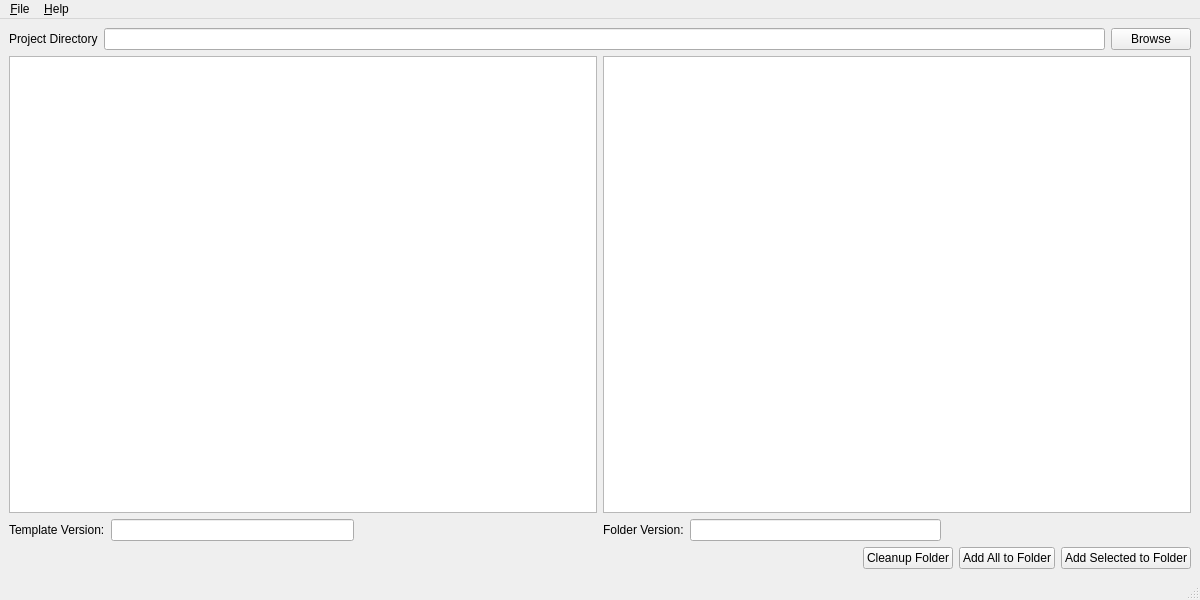
<?xml version="1.0" encoding="UTF-8"?>
<ui version="4.0">
 <class>MainWindow</class>
 <widget class="QMainWindow" name="MainWindow">
  <property name="geometry">
   <rect>
    <x>0</x>
    <y>0</y>
    <width>1200</width>
    <height>600</height>
   </rect>
  </property>
  <property name="windowTitle">
   <string>projectdiffview</string>
  </property>
  <property name="documentMode">
   <bool>true</bool>
  </property>
  <widget class="QWidget" name="centralwidget">
   <layout class="QVBoxLayout" name="verticalLayout_3">
    <item>
     <layout class="QHBoxLayout" name="horizontalLayout">
      <item>
       <widget class="QLabel" name="label">
        <property name="text">
         <string>Project Directory</string>
        </property>
       </widget>
      </item>
      <item>
       <widget class="QLineEdit" name="directory_path"/>
      </item>
      <item>
       <widget class="QPushButton" name="browse">
        <property name="text">
         <string>Browse</string>
        </property>
       </widget>
      </item>
     </layout>
    </item>
    <item>
     <layout class="QHBoxLayout" name="horizontalLayout_5">
      <item>
       <layout class="QVBoxLayout" name="verticalLayout">
        <item>
         <widget class="QTreeView" name="template_tree">
          <property name="editTriggers">
           <set>QAbstractItemView::NoEditTriggers</set>
          </property>
          <property name="uniformRowHeights">
           <bool>true</bool>
          </property>
          <property name="sortingEnabled">
           <bool>true</bool>
          </property>
          <attribute name="headerDefaultSectionSize">
           <number>150</number>
          </attribute>
          <attribute name="headerMinimumSectionSize">
           <number>20</number>
          </attribute>
          <attribute name="headerStretchLastSection">
           <bool>false</bool>
          </attribute>
         </widget>
        </item>
        <item>
         <layout class="QHBoxLayout" name="horizontalLayout_3">
          <item>
           <widget class="QLabel" name="label_2">
            <property name="text">
             <string>Template Version:</string>
            </property>
           </widget>
          </item>
          <item>
           <widget class="QLineEdit" name="template_version">
            <property name="readOnly">
             <bool>true</bool>
            </property>
           </widget>
          </item>
          <item>
           <spacer name="horizontalSpacer_2">
            <property name="orientation">
             <enum>Qt::Horizontal</enum>
            </property>
            <property name="sizeHint" stdset="0">
             <size>
              <width>40</width>
              <height>20</height>
             </size>
            </property>
           </spacer>
          </item>
         </layout>
        </item>
       </layout>
      </item>
      <item>
       <layout class="QVBoxLayout" name="verticalLayout_2">
        <item>
         <widget class="QTreeView" name="working_tree">
          <property name="editTriggers">
           <set>QAbstractItemView::NoEditTriggers</set>
          </property>
          <property name="uniformRowHeights">
           <bool>true</bool>
          </property>
          <property name="sortingEnabled">
           <bool>true</bool>
          </property>
          <attribute name="headerDefaultSectionSize">
           <number>150</number>
          </attribute>
          <attribute name="headerMinimumSectionSize">
           <number>20</number>
          </attribute>
          <attribute name="headerStretchLastSection">
           <bool>false</bool>
          </attribute>
         </widget>
        </item>
        <item>
         <layout class="QHBoxLayout" name="horizontalLayout_2">
          <item>
           <widget class="QLabel" name="label_3">
            <property name="text">
             <string>Folder Version:</string>
            </property>
           </widget>
          </item>
          <item>
           <widget class="QLineEdit" name="directory_version">
            <property name="readOnly">
             <bool>true</bool>
            </property>
           </widget>
          </item>
          <item>
           <spacer name="horizontalSpacer_3">
            <property name="orientation">
             <enum>Qt::Horizontal</enum>
            </property>
            <property name="sizeHint" stdset="0">
             <size>
              <width>40</width>
              <height>20</height>
             </size>
            </property>
           </spacer>
          </item>
         </layout>
        </item>
       </layout>
      </item>
     </layout>
    </item>
    <item>
     <layout class="QHBoxLayout" name="horizontalLayout_4">
      <item>
       <spacer name="horizontalSpacer">
        <property name="orientation">
         <enum>Qt::Horizontal</enum>
        </property>
        <property name="sizeHint" stdset="0">
         <size>
          <width>40</width>
          <height>20</height>
         </size>
        </property>
       </spacer>
      </item>
      <item>
       <widget class="QPushButton" name="cleanup_working">
        <property name="text">
         <string>Cleanup Folder</string>
        </property>
        <property name="flat">
         <bool>false</bool>
        </property>
       </widget>
      </item>
      <item>
       <widget class="QPushButton" name="copy_template">
        <property name="text">
         <string>Add All to Folder</string>
        </property>
       </widget>
      </item>
      <item>
       <widget class="QPushButton" name="add_selected">
        <property name="text">
         <string>Add Selected to Folder</string>
        </property>
       </widget>
      </item>
     </layout>
    </item>
   </layout>
  </widget>
  <widget class="QMenuBar" name="menubar">
   <property name="geometry">
    <rect>
     <x>0</x>
     <y>0</y>
     <width>1200</width>
     <height>22</height>
    </rect>
   </property>
   <property name="defaultUp">
    <bool>false</bool>
   </property>
   <widget class="QMenu" name="menuFile">
    <property name="title">
     <string>&amp;File</string>
    </property>
    <addaction name="actionExit"/>
   </widget>
   <widget class="QMenu" name="menuHelp">
    <property name="title">
     <string>&amp;Help</string>
    </property>
    <addaction name="actionDocumentation"/>
    <addaction name="actionAbout"/>
   </widget>
   <addaction name="menuFile"/>
   <addaction name="menuHelp"/>
  </widget>
  <widget class="QStatusBar" name="statusbar"/>
  <action name="actionPreferences">
   <property name="text">
    <string>Preferences</string>
   </property>
   <property name="shortcut">
    <string>Ctrl+,</string>
   </property>
  </action>
  <action name="actionExit">
   <property name="text">
    <string>Exit</string>
   </property>
   <property name="shortcut">
    <string>Ctrl+Q</string>
   </property>
  </action>
  <action name="actionNew_Project">
   <property name="text">
    <string>New Project</string>
   </property>
   <property name="shortcut">
    <string>Ctrl+N</string>
   </property>
  </action>
  <action name="actionSave">
   <property name="text">
    <string>Save</string>
   </property>
   <property name="shortcut">
    <string>Ctrl+S</string>
   </property>
  </action>
  <action name="actionOpen_Project">
   <property name="text">
    <string>Open</string>
   </property>
   <property name="shortcut">
    <string>Ctrl+O</string>
   </property>
  </action>
  <action name="actionDocumentation">
   <property name="text">
    <string>Documentation</string>
   </property>
  </action>
  <action name="actionAbout">
   <property name="text">
    <string>About</string>
   </property>
  </action>
  <action name="actionConsole_Visibility">
   <property name="checkable">
    <bool>true</bool>
   </property>
   <property name="checked">
    <bool>true</bool>
   </property>
   <property name="text">
    <string>Console Visibility</string>
   </property>
   <property name="shortcut">
    <string>Ctrl+`</string>
   </property>
  </action>
  <action name="actionSave_As">
   <property name="text">
    <string>Save As</string>
   </property>
   <property name="shortcut">
    <string>Ctrl+Shift+S</string>
   </property>
  </action>
 </widget>
 <resources/>
 <connections/>
</ui>
